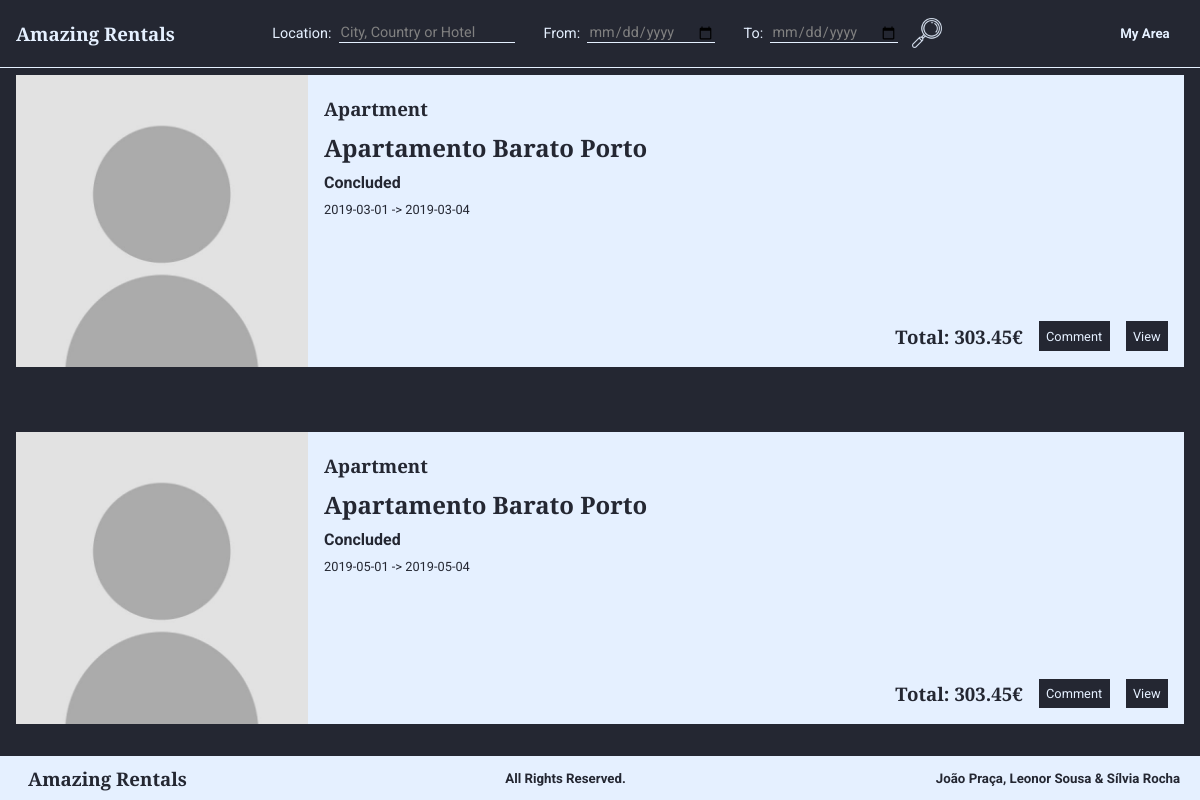
The app's page /listReservationsByProperty.php?id=1 (signed in) with its own data.
### tables this page shows
CREATE TABLE Reserva (
    idReserva       INTEGER PRIMARY KEY, 
    dataCheckIn     DATE    NOT NULL,
    dataCheckOut    DATE   NOT NULL,
    numHospedes     INTEGER CHECK (numHospedes > 0), 
    precoTotal      REAL    CHECK (precoTotal > 0), 
    idEstado        INTEGER REFERENCES Estado(idEstado) ON DELETE CASCADE ON UPDATE CASCADE,
    idHabitacao     INTEGER REFERENCES Habitacao(idHabitacao),
    idUtilizador       INTEGER REFERENCES Utilizador(idUtilizador),
    UNIQUE (dataCheckIn, idHabitacao)
);

CREATE TABLE Habitacao (
    idHabitacao INTEGER PRIMARY KEY,
    nome        TEXT,
    numQuartos  INTEGER CHECK (numQuartos > 0), 
    maxHospedes INTEGER CHECK (maxHospedes > 0),  
    precoNoite  REAL    CHECK (precoNoite > 0), 
    taxaLimpeza REAL CHECK (taxaLimpeza >= 0), 
    descricao   TEXT,
    latitude    REAL    CHECK(latitude>=-90 and latitude<=90),
    longitude   REAL    CHECK(longitude>=-180 and longitude<=180),
    morada      TEXT,
    idCidade    INTEGER REFERENCES Cidade(idCidade) ON DELETE RESTRICT ON UPDATE RESTRICT, 
    idUtilizador INTEGER REFERENCES Utilizador(idUtilizador) ON DELETE CASCADE ON UPDATE CASCADE,
    idTipo      INTEGER REFERENCES TipoDeHabitacao (idTipo) ON DELETE SET NULL ON UPDATE CASCADE, 
    idPolitica  INTEGER REFERENCES PoliticaDeCancelamento (idPolitica) ON DELETE RESTRICT ON UPDATE CASCADE
);

CREATE TABLE TipoDeHabitacao (
    idTipo  INTEGER PRIMARY KEY,
    nome    VARCHAR(30) UNIQUE NOT NULL
);

CREATE TABLE Estado (
    idEstado    INTEGER PRIMARY KEY,                 
    estado      CHAR(9) UNIQUE NOT NULL
);

### database/habitations.php (called while the page is built, shortened)
<?php
function getReservationsByProperty($id){
    global $db;
    $stmt = $db->prepare('SELECT idReserva FROM Reserva WHERE idHabitacao = ?');
    $stmt->execute(array($id));
    return $stmt->fetchAll();
}
function getReservationById($id){
    global $db;
    $stmt = $db->prepare('SELECT * FROM Reserva WHERE idReserva = ?');
    $stmt->execute(array($id));
    return $stmt->fetch();
}
function getHabitationById($id){
    global $db;
    $stmt = $db->prepare('SELECT * FROM Habitacao WHERE idHabitacao=?');
    $stmt->execute(array($id));
    return $stmt->fetch();
}
function getNameType($id){
    global $db;
    $stmt = $db->prepare('SELECT nome FROM TipoDeHabitacao WHERE idTipo=?');
    $stmt->execute(array($id));
    return $stmt->fetch();
}
function getOwner($idHabitation){
    global $db;
    $stmt = $db->prepare('SELECT idUtilizador FROM Habitacao JOIN Utilizador USING (idUtilizador) WHERE idHabitacao=?');
    $stmt->execute(array($idHabitation));
    return $stmt->fetch();
}
function getHabitationPictures($id){
    global $db;
    $stmt = $db->prepare('SELECT * FROM Imagem WHERE idHabitacao=?');
    $stmt->execute(array($id));
    return $stmt->fetchAll();
}
function getStateName($idState){
    global $db;
    $stmt = $db->prepare('SELECT * FROM Estado WHERE idEstado=?');
    $stmt->execute(array($idState));
    return $stmt->fetch()['estado'];
}
?>

### templates/properties/viewShortReservation.php (the view)
<section class="reservationShort">
    <?php
        include_once("database/connection.php");
        include_once("database/habitations.php");
        $habitation=getHabitationById($reservation['idHabitacao']);
        $pictures=getHabitationPictures($habitation['idHabitacao']);
        if ($pictures != null){
            echo '<img src=' . $pictures[0]['urlImagem'] . 'alt=' . $pictures[0]['legenda'] . '>';
        }
        else{
            echo '<img src="images/ownerPicture.jpg"  alt="Habitation Picture">';
        }
    ?>
    <div class="rightText">
        <h3><?=getNameType($habitation['idTipo'])['nome']?></h3>
        <h1><?=$habitation['nome']?></h1>
        <h4><?=getStateName($reservation['idEstado'])?></h4>
        <p><?=$reservation['dataCheckIn']?> -> <?=$reservation['dataCheckOut']?></p>
        <?php
            $datetime1 = strtotime($reservation['dataCheckIn'] . ' 00:00:00');
            $datetime2 = strtotime($reservation['dataCheckOut'] . ' 00:00:00');
            $secs = $datetime2 - $datetime1;
            $days = $secs / 86400;
            $total = $habitation['precoNoite']*$days+$habitation['taxaLimpeza'];
        ?>
            <div class="horizontalElements">
                <h3>Total: <?=$total?>€</h3>
                <?php
                    $state = $reservation['idEstado'];
                    if ($state == 0)
                        echo '<a href=#>" class="submit"><p>Cancel</p></a>';
                    else if ($state == 1){
                        echo '<a href="viewProperty.php?id=' . $habitation['idHabitacao'] . '#comment_form" class="submit"><p>Comment</p></a>';
                    }
                ?>
                <a href="viewProperty.php?id=<?=$reservation['idHabitacao']?>" class="submit"> <p> View </p> </a>
            </div>
        </div>
    </div>
</section>

### listReservationsByProperty.php (shortened to what this page needs)
<?php
  include('database/connection.php');
  include('database/habitations.php');
  $owner = getOwner($_GET['id'])['idUtilizador'];
  include('templates/common/header.php');
  $reservations = getReservationsByProperty($_GET['id']);
  foreach ($reservations as $reservationId){
    $reservation = getReservationById($reservationId['idReserva']);
    include("templates/properties/viewShortReservation.php");
  }
  include('templates/common/footer.php');
?>

### style.css (style rules this page uses)
:root { --myDarkBlue: #242732; --myLightBlue: #E5F0FF; --titlesFont: Arvo, Courier, sans-serif; --bodyFont: Roboto, sans-serif; }
h1, h2, h3 { font-family: var(--titlesFont); margin: 0 0.5em 0 0; }
h4, h5, h6, p, span, input, label, tr, a, #filter_button { font-family: var(--bodyFont); }
p { font-size: 0.8em; }
a { color: var(--myLightBlue) }
body { background-color: var(--myDarkBlue); color: var(--myLightBlue); }
.submit { background: var(--myDarkBlue); color: var(--myLightBlue); text-align: center; border-style: solid; border-width: thin; border-color: var(--myDarkBlue); }
.propertyShort, .reservationShort, .propertySearch { background: var(--myLightBlue); color: var(--myDarkBlue); }
.propertyShort a, .reservationShort a, .propertySearch a { text-decoration: none; }
a { text-decoration: none; }

### layout.css (style rules this page uses)
html, body { height: 100%; }
body { display: flex; flex-direction: column; margin: 0; padding: 0; }
.propertyShort, .reservationShort, .propertySearch { display: flex; margin: 1rem; }
.propertyShort img, .reservationShort img, .propertySearch img { object-fit: cover; width: 25%; }
.rightText { display: flex; flex-direction: column; justify-content: flex-start; padding: 1rem; width: 75%; }
.rightText h1, h3, h4, p { margin: 0; padding: 0.3rem 0 0.3rem 0; }
.horizontalElements { display: flex; justify-content: flex-end; align-items: center; margin-top: auto; }
.horizontalElements a { margin-left: 1em; }
.horizontalElements h3 { padding: 0; }
.horizontalElements p { padding: 0.5em; }

### records on screen
reserva: idHabitacao.nome "Apartment", idHabitacao.nome "Apartamento Barato Porto", idEstado.estado "Concluded", dataCheckIn "2019-03-01", dataCheckOut "2019-03-04", total "303.45"
reserva: idHabitacao.nome "Apartment", idHabitacao.nome "Apartamento Barato Porto", idEstado.estado "Concluded", dataCheckIn "2019-05-01", dataCheckOut "2019-05-04", total "303.45"
